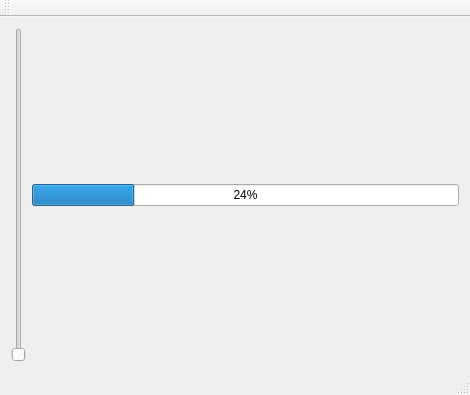
<?xml version="1.0" encoding="UTF-8"?>
<ui version="4.0">
 <class>MainWindow</class>
 <widget class="QMainWindow" name="MainWindow">
  <property name="geometry">
   <rect>
    <x>0</x>
    <y>0</y>
    <width>470</width>
    <height>395</height>
   </rect>
  </property>
  <property name="windowTitle">
   <string>MainWindow</string>
  </property>
  <widget class="QWidget" name="centralWidget">
   <layout class="QHBoxLayout" name="horizontalLayout">
    <item>
     <widget class="QSlider" name="verticalSlider">
      <property name="maximum">
       <number>100</number>
      </property>
      <property name="orientation">
       <enum>Qt::Vertical</enum>
      </property>
     </widget>
    </item>
    <item>
     <widget class="QProgressBar" name="progressBar">
      <property name="value">
       <number>24</number>
      </property>
     </widget>
    </item>
   </layout>
  </widget>
  <widget class="QMenuBar" name="menuBar">
   <property name="geometry">
    <rect>
     <x>0</x>
     <y>0</y>
     <width>470</width>
     <height>21</height>
    </rect>
   </property>
  </widget>
  <widget class="QToolBar" name="mainToolBar">
   <attribute name="toolBarArea">
    <enum>TopToolBarArea</enum>
   </attribute>
   <attribute name="toolBarBreak">
    <bool>false</bool>
   </attribute>
  </widget>
  <widget class="QStatusBar" name="statusBar"/>
 </widget>
 <layoutdefault spacing="6" margin="11"/>
 <resources/>
 <connections/>
</ui>
